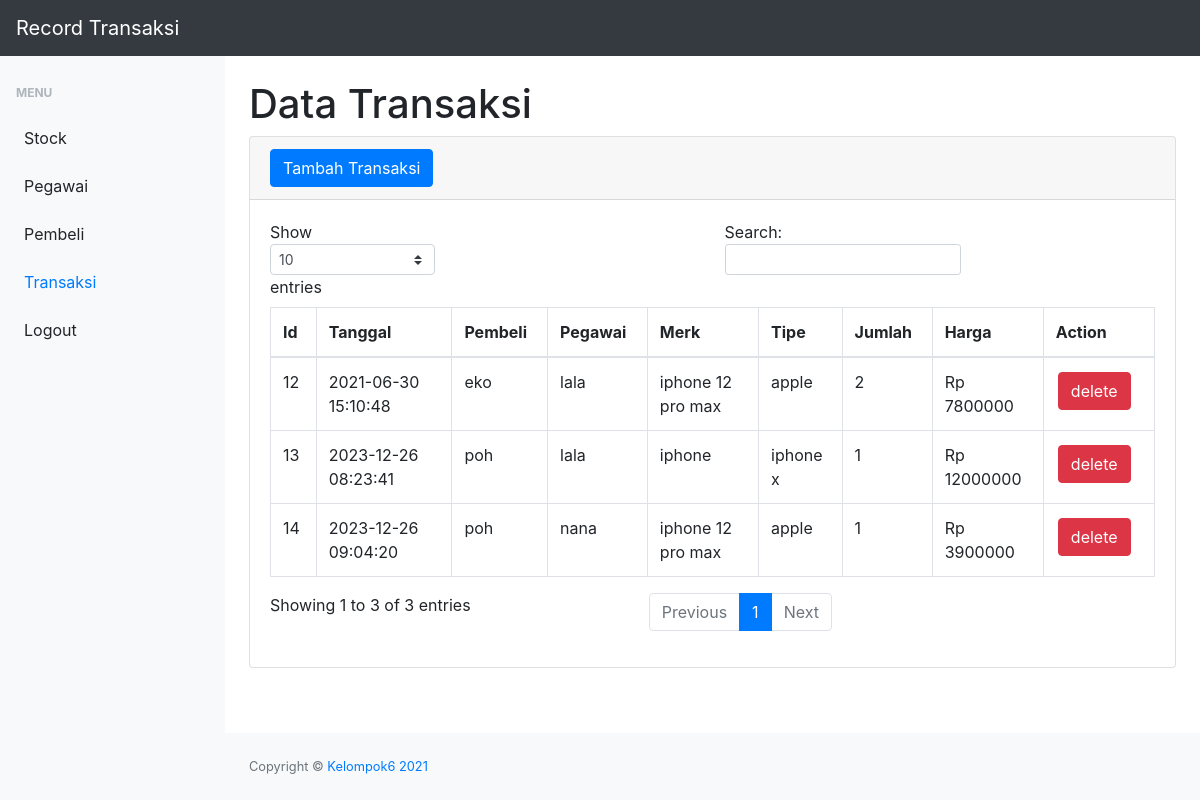
The app's page /transaksi.php (signed in) with its own data.
### tables this page shows
CREATE TABLE `transaksi` (
  `id_transaksi` int(11) NOT NULL,
  `tanggal` timestamp NOT NULL DEFAULT current_timestamp(),
  `id_pembeli` int(11) DEFAULT NULL,
  `id_pegawai` int(11) DEFAULT NULL,
  `id_hp` int(11) DEFAULT NULL,
  `total_harga` int(11) DEFAULT NULL,
  `jumlah` int(11) DEFAULT NULL
);

CREATE TABLE `pembeli` (
  `id_pembeli` int(11) NOT NULL,
  `nama` varchar(25) DEFAULT NULL,
  `alamat` varchar(50) DEFAULT NULL,
  `no_hp` varchar(13) DEFAULT NULL
);

CREATE TABLE `pegawai` (
  `id_pegawai` int(11) NOT NULL,
  `nama_pgw` varchar(25) DEFAULT NULL,
  `alamat_pgw` varchar(50) DEFAULT NULL,
  `telp_pgw` varchar(13) DEFAULT NULL
);

CREATE TABLE `handphone` (
  `id_hp` int(11) NOT NULL,
  `merk` varchar(20) DEFAULT NULL,
  `tipe` varchar(20) DEFAULT NULL,
  `harga_hp` int(11) DEFAULT NULL,
  `stock_hp` int(11) DEFAULT NULL,
  `spesifikasi` varchar(256) DEFAULT NULL
);

### transaksi.php (the view, shortened to what this page needs)
<?php
require 'function.php';
?>
<!DOCTYPE html>
<html lang="en">
<head>
    <link href="css/styles.css" rel="stylesheet" />
</head>
<body class="sb-nav-fixed">
    <nav class="sb-topnav navbar navbar-expand navbar-dark bg-dark">
        <a class="navbar-brand" href="index.php">Record Transaksi</a>
        <button class="btn btn-link btn-sm order-1 order-lg-0" id="sidebarToggle" href="#"><i class="fas fa-bars"></i></button>
    </nav>
    <div id="layoutSidenav">
        <div id="layoutSidenav_nav">
            <nav class="sb-sidenav accordion sb-sidenav-light" id="sidenavAccordion">
                <div class="sb-sidenav-menu">
                    <div class="nav">
                        <div class="sb-sidenav-menu-heading">Menu</div>
                        <a class="nav-link" href="index.php">
                            Stock
                        </a>
                        <a class="nav-link" href="pegawai.php">
                            Pegawai
                        </a>
                        <a class="nav-link" href="pembeli.php">
                            Pembeli
                        </a>
                        <a class="nav-link" href="transaksi.php">
                            Transaksi
                        </a>
                        <a class="nav-link" href="logout.php">
                            Logout
                        </a>
                    </div>
                </div>
            </nav>
        </div>
        <div id="layoutSidenav_content">
            <main>
                <div class="container-fluid">
                    <h1 class="mt-4">Data Transaksi</h1>
                    <div class="card mb-4">
                        <div class="card-header">
                            <button type="button" class="btn btn-primary" data-toggle="modal" data-target="#transaksimodal">
                                Tambah Transaksi
                            </button>
                        </div>
                        <div class="card-body">
                            <div class="table-responsive">
                                <table class="table table-bordered" id="dataTable" width="100%" cellspacing="0">
                                    <thead>
                                        <tr>
                                            <th>Id</th>
                                            <th>Tanggal</th>
                                            <th>Pembeli</th>
                                            <th>Pegawai</th>
                                            <th>Merk</th>
                                            <th>Tipe</th>
                                            <th>Jumlah</th>
                                            <th>Harga</th>
                                            <th>Action</th>
                                        </tr>
                                    </thead>
                                    <tbody>
                                        <?php
                                        $viewtransaksi = mysqli_query($conn, "select * from transaksi left join handphone on transaksi.id_hp=handphone.id_hp left join pegawai on transaksi.id_pegawai=pegawai.id_pegawai left join pembeli on transaksi.id_pembeli=pembeli.id_pembeli
                                        ");
                                        while ($data = mysqli_fetch_array($viewtransaksi)) {
                                            $idtransaksi = $data['id_transaksi'];
                                            $tanggal = $data['tanggal'];
                                            $nama_pembeli = $data['nama'];
                                            $nama_pegawai = $data['nama_pgw'];
                                            $merk = $data['merk'];
                                            $tipe = $data['tipe'];
                                            $jumlah = $data['jumlah'];
                                            $total_harga = $data['total_harga'];
                                        ?>
                                            <tr>
                                                <td><?= $idtransaksi; ?></td>
                                                <td><?= $tanggal; ?></td>
                                                <td><?= $nama_pembeli; ?></td>
                                                <td><?= $nama_pegawai; ?></td>
                                                <td><?= $merk; ?></td>
                                                <td><?= $tipe; ?></td>
                                                <td><?= $jumlah; ?></td>
                                                <td>Rp <?= $total_harga; ?></td>
                                                <td>
                                                    <button style="margin: 2px;" type="button" class="btn btn-danger" data-toggle="modal" data-target="#deletetransaksi<?= $idtransaksi; ?>">delete</button>
                                                </td>
                                            </tr>
                                        <?php
                                        };
                                        ?>
                                    </tbody>
                                </table>
                            </div>
                        </div>
                    </div>
                </div>
            </main>
            <footer class="py-4 bg-light mt-auto">
                <div class="container-fluid">
                    <div class="d-flex align-items-center justify-content-between small">
                        <div class="text-muted">Copyright &copy; <a href="https://acbagusid.anandanesia.com/about.html" style="text-decoration:none;">Kelompok6 2021</a></div>
                    </div>
                </div>
            </footer>
        </div>
    </div>
</body>
</html>

### records on screen
transaksi: id_transaksi "12", tanggal "2021-06-30 15:10:48", id_pembeli.nama "eko", id_pegawai.nama_pgw "lala", id_hp.merk "iphone 12 pro max", id_hp.tipe "apple", jumlah "2", total_harga "7800000"
transaksi: id_transaksi "13", tanggal "2023-12-26 08:23:41", id_pembeli.nama "poh", id_pegawai.nama_pgw "lala", id_hp.merk "iphone", id_hp.tipe "iphone x", jumlah "1", total_harga "12000000"
transaksi: id_transaksi "14", tanggal "2023-12-26 09:04:20", id_pembeli.nama "poh", id_pegawai.nama_pgw "nana", id_hp.merk "iphone 12 pro max", id_hp.tipe "apple", jumlah "1", total_harga "3900000"
